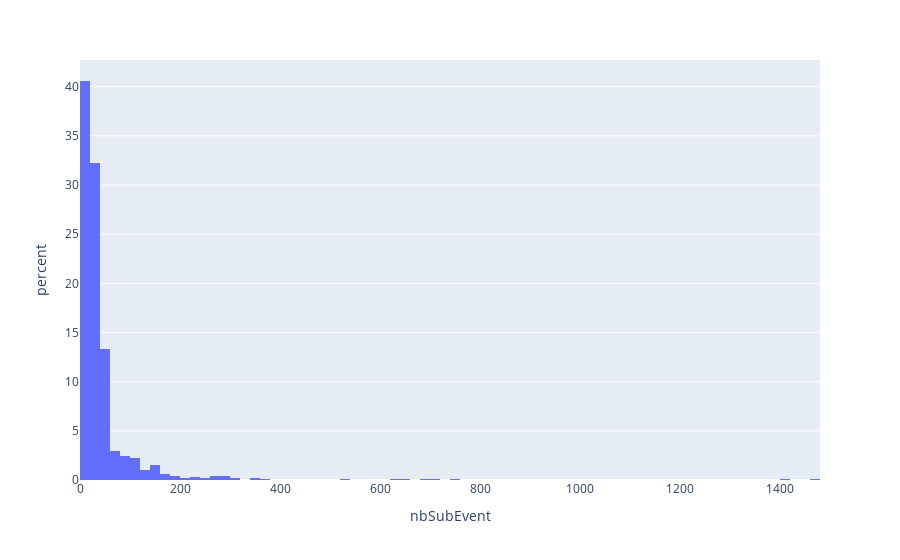

The notebook cell saved with this chart:
### Markdown cell above
### Number of events per coarser events

### Code cell
import pandas as pd
import plotly.express as px

fig = px.histogram(df[df.nbSubEvent > 10], x='nbSubEvent', histnorm='percent')
fig.show()

### Figure 1 — Plotly figure (JSON) as saved in the notebook; plotly's stock layout.template omitted (floating-point values rounded to 4 significant figures; data arrays with more than 128 entries replaced by an {"elided": "..."} marker saying what was removed)
{"data": [{"alignmentgroup": "True", "bingroup": "x", "histnorm": "percent", "hovertemplate": "nbSubEvent=%{x}<br>percent=%{y}<extra></extra>", "legendgroup": "", "marker": {"color": "#636efa", "pattern": {"shape": ""}}, "name": "", "offsetgroup": "", "orientation": "v", "showlegend": false, "type": "histogram", "x": {"elided": "993 int values"}, "xaxis": "x", "yaxis": "y"}], "layout": {"barmode": "relative", "legend": {"tracegroupgap": 0}, "margin": {"t": 60}, "xaxis": {"anchor": "y", "domain": [0, 1], "title": {"text": "nbSubEvent"}}, "yaxis": {"anchor": "x", "domain": [0, 1], "title": {"text": "percent"}}}}
